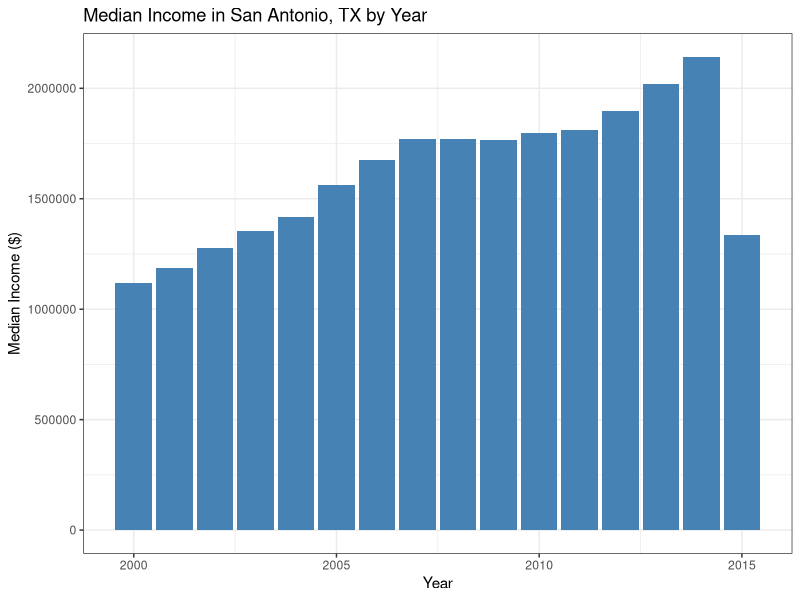
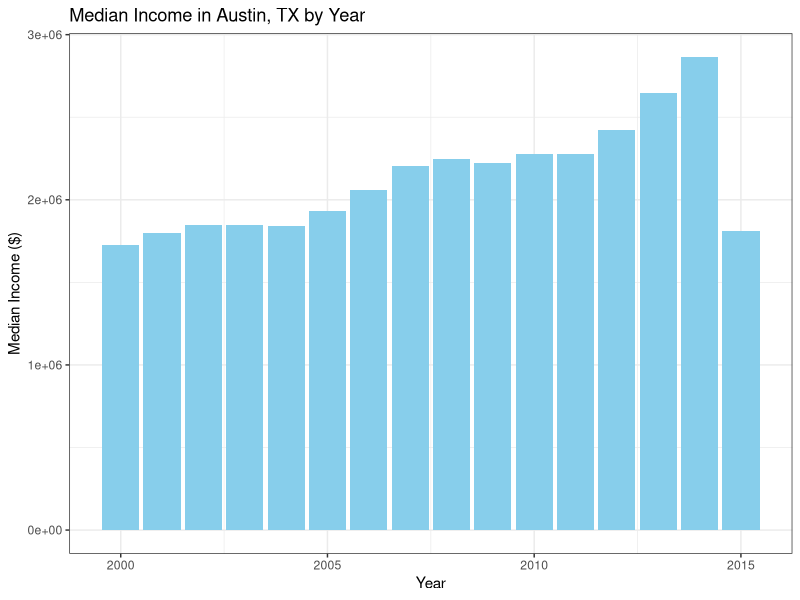
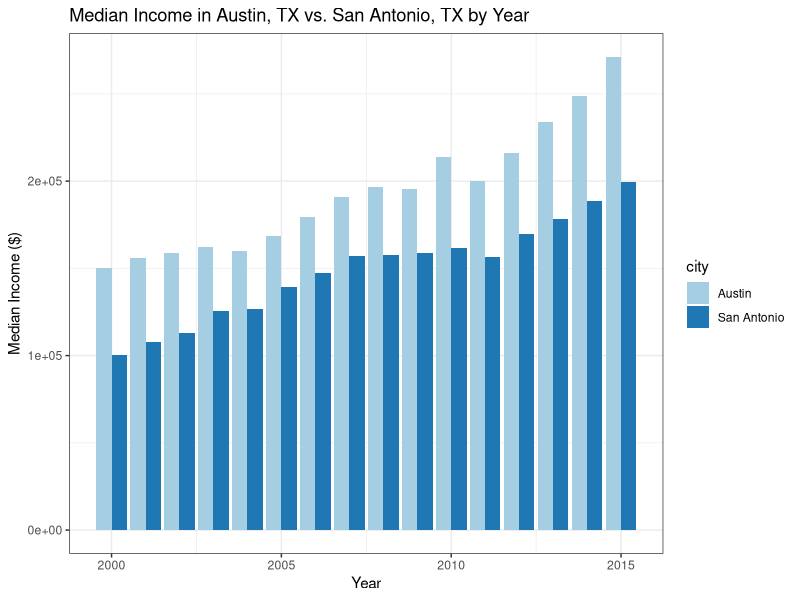

These charts were generated, in order, by the following R code:
library(ggplot2) # load ggplot2 package first

?txhousing # more information about the data set
str(txhousing) # structure of txhousing

# 1.
txhousing_San_Antonio <- subset(txhousing, txhousing$city=="San Antonio")

# 2/3.
ggplot(data=txhousing_San_Antonio, aes(x=year, y=median)) +
  geom_bar(stat="identity", fill="steelblue") +
  labs(x="Year",y="Median Income ($)",title="Median Income in San Antonio, TX by Year")+
  theme_bw()

# 4.
txhousing_Austin <- subset(txhousing, txhousing$city=="Austin")
ggplot(data=txhousing_Austin, aes(x=year, y=median)) +
  geom_bar(stat="identity", fill="skyblue") +
  labs(x="Year",y="Median Income ($)",title="Median Income in Austin, TX by Year")+
  theme_bw()

# 5.
txhousing_Two_Cities <- subset(txhousing, txhousing$city=="San Antonio"|txhousing$city=="Austin")
ggplot(data=txhousing_Two_Cities,aes(x=year,y=median,fill=city)) +
  geom_bar(stat="identity",position = position_dodge()) +
  labs(x="Year",y="Median Income ($)",title="Median Income in Austin, TX vs. San Antonio, TX by Year") +
  scale_fill_brewer(palette="Paired") +
  theme_bw()
